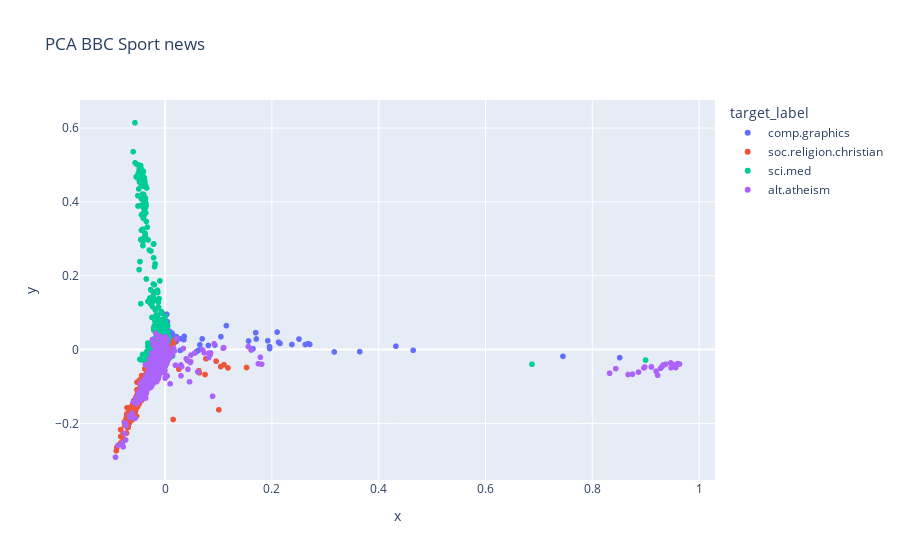

The cell this chart's notebook holds for it:
### Code cell
hero.scatterplot(df_train, col='pca_tfidf_clean_text', color='target_label', title="PCA BBC Sport news")

### Figure 1 — Plotly figure (JSON) as saved in the notebook; plotly's stock layout.template omitted (floating-point values rounded to 4 significant figures; data arrays with more than 128 entries replaced by an {"elided": "..."} marker saying what was removed)
{"data": [{"hovertemplate": "target_label=comp.graphics<br>x=%{x}<br>y=%{y}<extra></extra>", "legendgroup": "comp.graphics", "marker": {"color": "#636efa", "symbol": "circle"}, "mode": "markers", "name": "comp.graphics", "showlegend": true, "type": "scattergl", "x": {"elided": "584 float values"}, "xaxis": "x", "y": {"elided": "584 float values"}, "yaxis": "y"}, {"hovertemplate": "target_label=soc.religion.christian<br>x=%{x}<br>y=%{y}<extra></extra>", "legendgroup": "soc.religion.christian", "marker": {"color": "#EF553B", "symbol": "circle"}, "mode": "markers", "name": "soc.religion.christian", "showlegend": true, "type": "scattergl", "x": {"elided": "599 float values"}, "xaxis": "x", "y": {"elided": "599 float values"}, "yaxis": "y"}, {"hovertemplate": "target_label=sci.med<br>x=%{x}<br>y=%{y}<extra></extra>", "legendgroup": "sci.med", "marker": {"color": "#00cc96", "symbol": "circle"}, "mode": "markers", "name": "sci.med", "showlegend": true, "type": "scattergl", "x": {"elided": "594 float values"}, "xaxis": "x", "y": {"elided": "594 float values"}, "yaxis": "y"}, {"hovertemplate": "target_label=alt.atheism<br>x=%{x}<br>y=%{y}<extra></extra>", "legendgroup": "alt.atheism", "marker": {"color": "#ab63fa", "symbol": "circle"}, "mode": "markers", "name": "alt.atheism", "showlegend": true, "type": "scattergl", "x": {"elided": "480 float values"}, "xaxis": "x", "y": {"elided": "480 float values"}, "yaxis": "y"}], "layout": {"legend": {"title": {"text": "target_label"}, "tracegroupgap": 0}, "title": {"text": "PCA BBC Sport news"}, "xaxis": {"anchor": "y", "domain": [0, 1], "title": {"text": "x"}}, "yaxis": {"anchor": "x", "domain": [0, 1], "title": {"text": "y"}}}}
